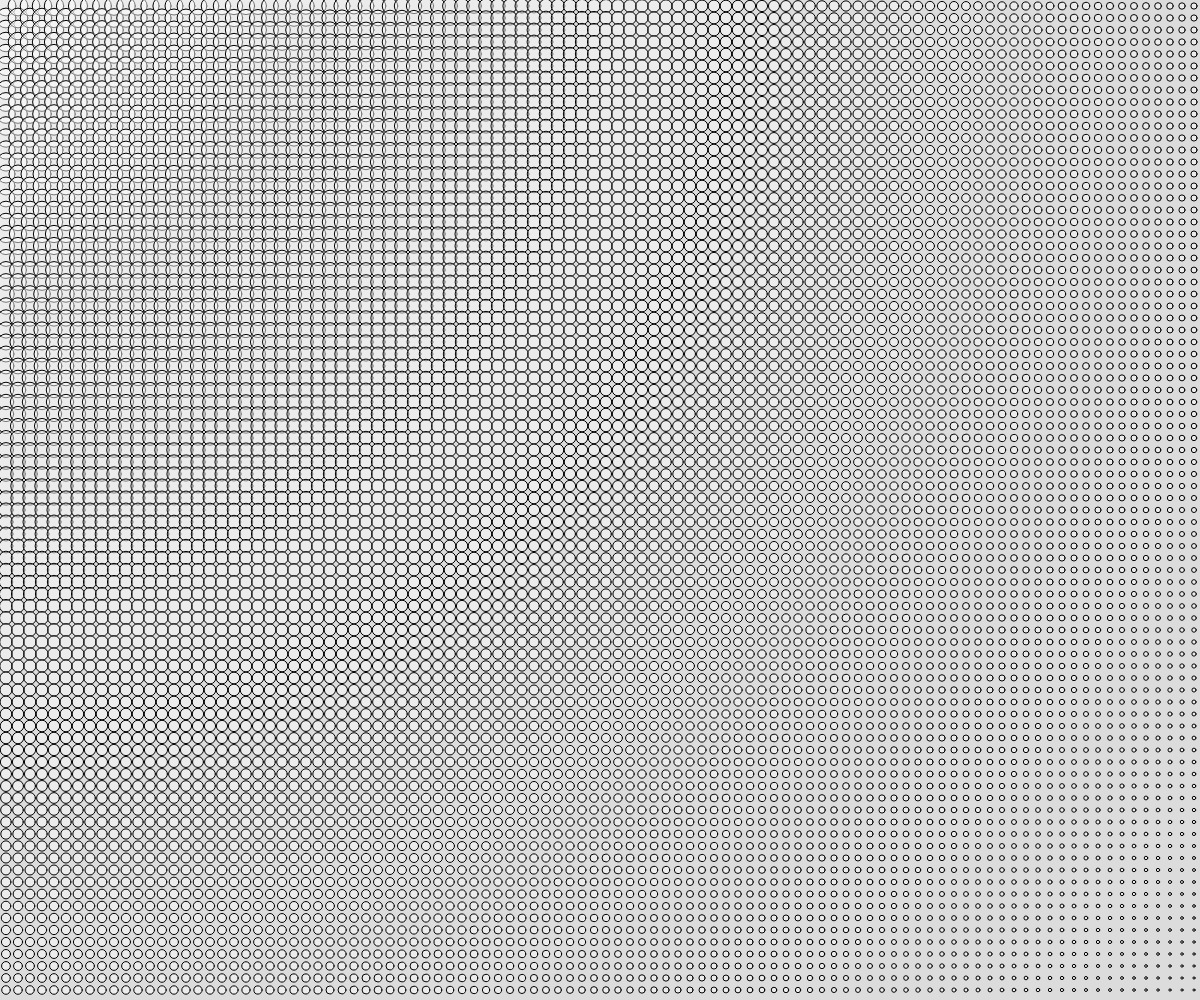
Frame 1 (no input)
Frame 60 (no input): identical to frame 1, image omitted
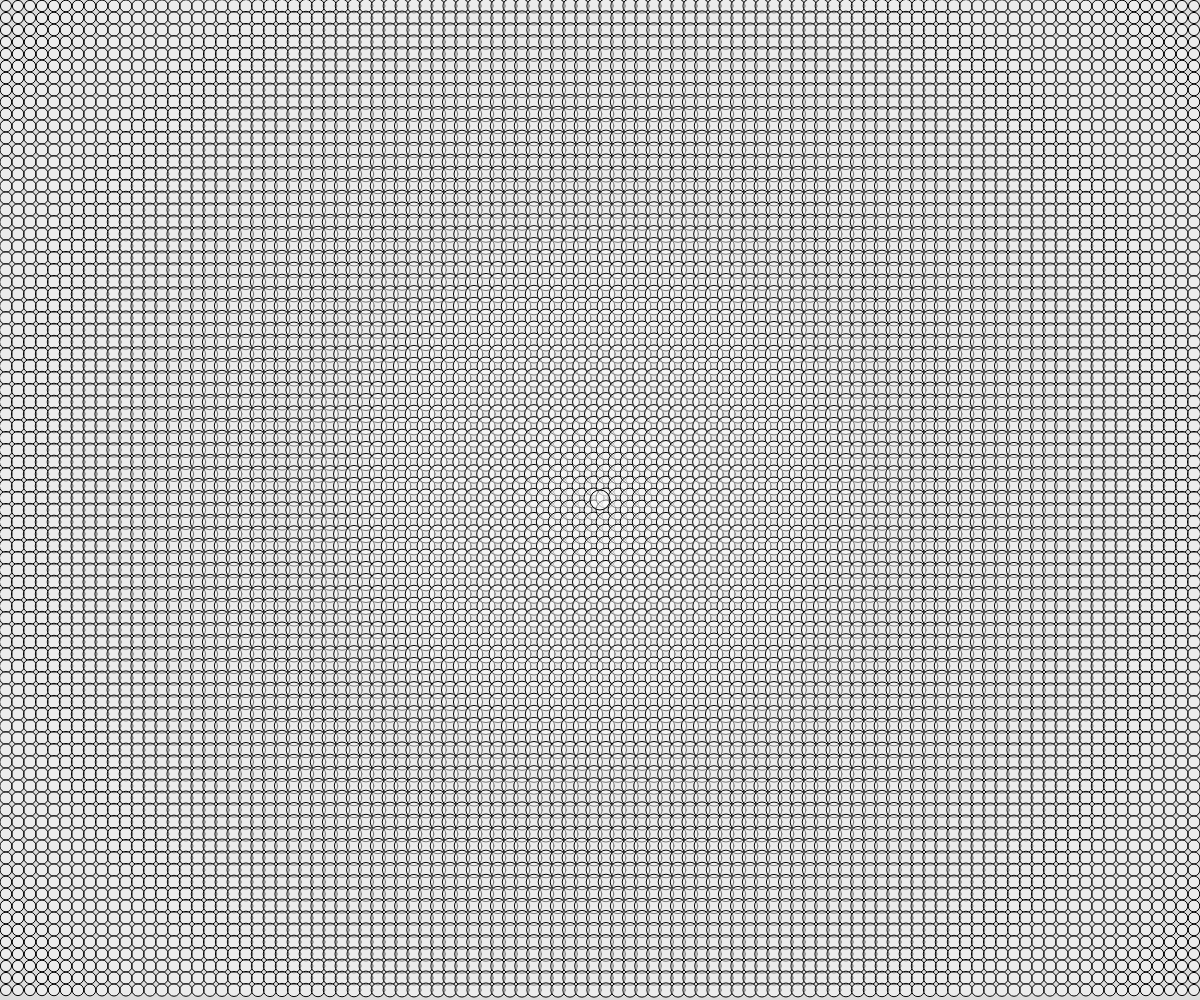
Frame 120 (the mouse pressed at the canvas centre since frame 60)

The p5.js sketch that drew these frames (run headless with seeded random() and noise() and a simulated clock; from frame 60 on, the mouse is pressed at the canvas centre):

// p5.js sketch
// ── sketch.js
let dotCollection = [];

function setup() {
  createCanvas(windowWidth, windowHeight);
  initDots();
}

function initDots(){
  //use this to generate a whole bunch of DOT objects using While LOOPS
  let spacing = 12;
  let currentX = spacing/2;
  let currentY = spacing/2;
  while(currentX < width){
    while(currentY < height){
      dotCollection.push(new Dot(currentX, currentY, 10));
      currentY += spacing;
    }
    currentY = spacing/2;
    currentX += spacing;
  }
}

function draw() {
  background(220);

  //loop through each item in the array
  // for(let i = 0; i < dotCollection.length; i++){
  //   let d = dotCollection[i];
  // }

  for(let d of dotCollection){
    //d temporarily stores each item in collection
    //can't really handle removals well
    d.process();
  }

}

function mousePressed(){
  dotCollection.push(new Dot(mouseX, mouseY, 10));
}



// Class Definition
class Dot{
  
  //class constructor (inc. properties)
  constructor(x, y, diameter){
    this.x = x;
    this.y = y;
    this.diameter = diameter;
    this.c = color(255,255,255,120);
  }


  //class methods
  display(){
    fill(this.c);
    circle(this.x, this.y, this.diameter);
  }

  setSize(d){   //setting function
    this.diameter = d;
  }

  sizeBasedOnDistance(){
    let distance = dist(this.x, this.y, mouseX, mouseY);
    let windowDiagonal = dist(0,0,width,height); //should be in setup;
    let newDiameter = map(distance, 0, windowDiagonal, 20, 2 );
    this.setSize(newDiameter);
  }

  process(){
    //internally call the necessary class methods once per frame
    this.sizeBasedOnDistance();
    this.display();
  }
}
